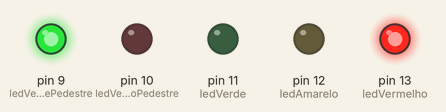
Recording of a sketch running on a simulated Arduino Uno, built with avr-gcc and run on an emulated ATmega328P. Parts: output pins drawn as LEDs (lit = HIGH).

Above: at 3.0 s.
At 6.5 s:
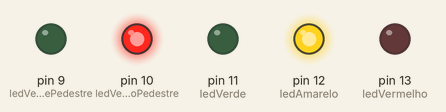
At 9.0 s:
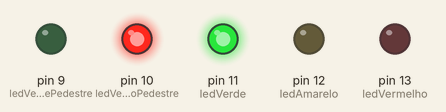
Timing chart, 0 to 14.3 s (numbered marks = the images above):
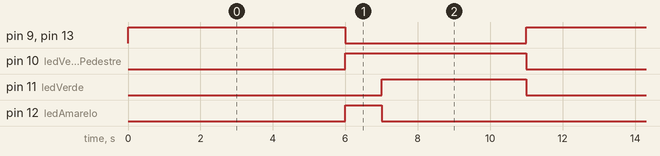

The sketch:

semaforoDuploFacil.ino
```cpp
//variáveis
int ledVermelho = 13;
int ledAmarelo = 12;
int ledVerde = 11;

int ledVermelhoPedestre = 10;
int ledVerdePedestre = 9;

void setup() {

  // inicializa as variáveis e portas
  pinMode(ledVermelho, OUTPUT);
  pinMode(ledAmarelo, OUTPUT);
  pinMode(ledVerde, OUTPUT);

  pinMode(ledVermelhoPedestre, OUTPUT);
  pinMode(ledVerdePedestre, OUTPUT);

}

void loop() {

  //-----------------------------------

  //acende o LED vermelho carro
  digitalWrite(ledVermelho, HIGH);

  //acende o LED verde pedestre
  digitalWrite(ledVerdePedestre, HIGH);

  //aguarda 6 segundos
  delay(6000);

  //apaga o LED vermelho carro
  digitalWrite(ledVermelho, LOW);

  //delay(500);

  //-----------------------------------

  //acende o LED amarelo carro
  digitalWrite(ledAmarelo, HIGH);

  //apaga o LED verde pedestre
  digitalWrite(ledVerdePedestre, LOW);

  //acende o LED vermelho pedestre
  digitalWrite(ledVermelhoPedestre, HIGH);

  //aguarda 1 segundo
  delay(1000);

  //Apaga o LED amarelo carro
  digitalWrite(ledAmarelo, LOW);

  //delay(200);

  //-----------------------------------

  //Acende o LED verde carro
  digitalWrite(ledVerde, HIGH);

  //aguarda 4 segundos
  delay(4000);

  //Apaga o LED verde carro
  digitalWrite(ledVerde, LOW);

  //apaga o LED vermelho pedestre
  digitalWrite(ledVermelhoPedestre, LOW);

  //delay(200);


}
```

Measured:
- by itself, pin 9 (ledVerdePedestre), pin 13 (ledVermelho): alternates HIGH for 6.0 s and LOW for 5.0 s
- by itself, pin 10 (ledVermelhoPedestre): alternates HIGH for 5.0 s and LOW for 6.0 s
- by itself, pin 11 (ledVerde): alternates HIGH for 4.0 s and LOW for 7.0 s
- by itself, pin 12 (ledAmarelo): alternates HIGH for 1.0 s and LOW for 10.0 s
